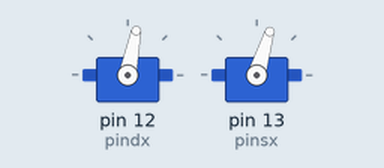
Bench run of a sketch on a simulated Arduino Uno, built with avr-gcc and run on an emulated ATmega328P. Shown: 2 × servo.

Above: at 3.1 s.
At 4.7 s:
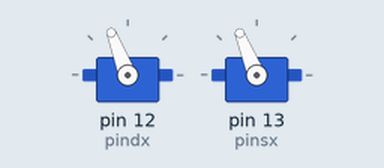
At 14.1 s:
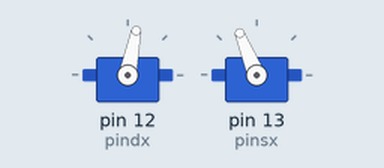
At 21.1 s:
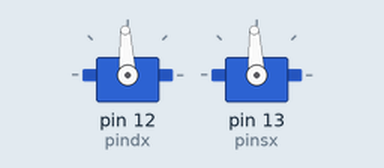
Timing chart, 0 to 22.6 s (numbered marks = the images above):
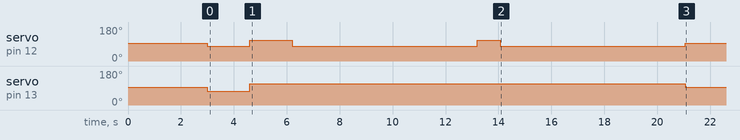

The sketch:

arduinoRobot.ino
```cpp
#include <Servo.h>
const int antsx=1700,antdx=1685,orarsx=1300,orardx=1360,fermo=1500;
const int angiro=1600,angpiat=865;
const int pindx=12,pinsx=13;
Servo servoRight;
Servo servoLeft;

void setup() {

  servoRight.attach(pindx);
  servoLeft.attach(pinsx);


  servoRight.writeMicroseconds(fermo);
  servoLeft.writeMicroseconds(fermo);
  delay(3000);


  turnleft360();
  turnright360();
  forward(7000);
  turnright180();
  forward(7000);

}
void loop() {

}

void turnleft180(){
  servoRight.writeMicroseconds(orardx);
  servoLeft.writeMicroseconds(orarsx);
  delay(angpiat);
  servoRight.writeMicroseconds(fermo);
  servoLeft.writeMicroseconds(fermo);

}
void turnright180(){
  servoRight.writeMicroseconds(antdx);
  servoLeft.writeMicroseconds(antsx);
  delay(angpiat);
  servoRight.writeMicroseconds(fermo);
  servoLeft.writeMicroseconds(fermo);

}
void turnleft360(){
  servoRight.writeMicroseconds(orardx);
  servoLeft.writeMicroseconds(orarsx);
  delay(angiro);
  servoRight.writeMicroseconds(fermo);
  servoLeft.writeMicroseconds(fermo);

}
void turnright360(){
  servoRight.writeMicroseconds(antdx);
  servoLeft.writeMicroseconds(antsx);
  delay(angiro);
  servoRight.writeMicroseconds(fermo);
  servoLeft.writeMicroseconds(fermo);

}
void forward(int time){
  servoRight.writeMicroseconds(orardx);
  servoLeft.writeMicroseconds(antsx);
  delay(time);
  servoRight.writeMicroseconds(fermo);
  servoLeft.writeMicroseconds(fermo);

}
```

Measured:
- by itself, servo on pin 12 (pindx): 93° → 79° at 3.0 s, → 111° 1.6 s later, → 79° 1.6 s later, → 111° 7.0 s later, … (6 changes in this stretch)
- by itself, servo on pin 13 (pinsx): 93° → 73° at 3.0 s, → 112° 1.6 s later, → 93° 16.5 s later
